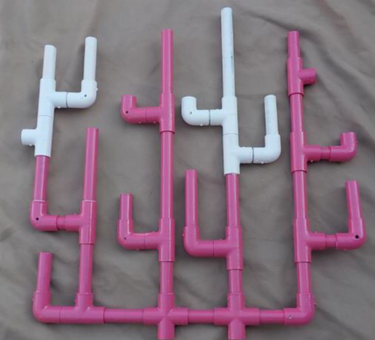
#> input picture training task/img1.PNG, 375 x 340 px, shrunk from 716 x 649 before the run
$ python 1.py
#> lines starting #> are read from the running program, lines starting #| are printed output that depends on the picture; pictures that were not available may be replaced by others from this repository, and a replacement may not be noted
import cv2

image = cv2.imread('img1.PNG')
#> image is the input picture: shape (340, 375, 3); mean B, G, R 125.3, 112.4, 132.6
gray = cv2.cvtColor(image, cv2.COLOR_BGR2GRAY)
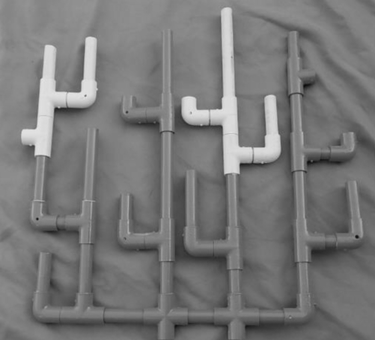
#> gray: shape (340, 375); min 13, max 229, mean 119.9
cv2.imwrite('C:/Users/moham/PycharmProjects/trial 2/gray.png', gray)
redsq_gray = cv2.imread('gray.png')
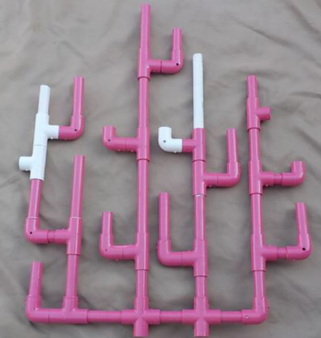
#> input picture training task/imgg2.PNG, 321 x 338 px, shrunk from 613 x 646 before the run, given in place of gray.png, which was not available
#> redsq_gray is the input picture: shape (338, 321, 3); mean B, G, R 143.6, 130.6, 153

height, width, channel = redsq_gray.shape
#> height = 338; width = 321; channel = 3
upper_left = (width // 4, height // 4)
#> upper_left = (80, 84)
bottom_right = (width * 3 // 4, height * 3 // 4)
#> bottom_right = (240, 253)
cv2.rectangle(redsq_gray, upper_left, bottom_right, (0, 0, 255), -1)
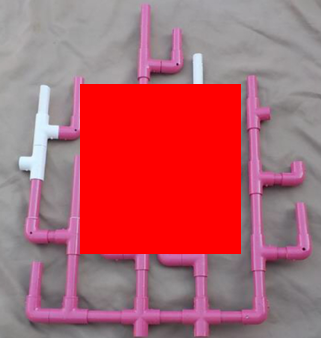
#> redsq_gray: shape (338, 321, 3); mean B, G, R 107.3, 98.2, 178.1

cv2.imwrite('C:/Users/moham/PycharmProjects/trial 2/final.png', redsq_gray)
cv2.imshow('Original image', image)
cv2.imshow('Gray image', redsq_gray)
cv2.waitKey(0)
cv2.destroyAllWindows()
